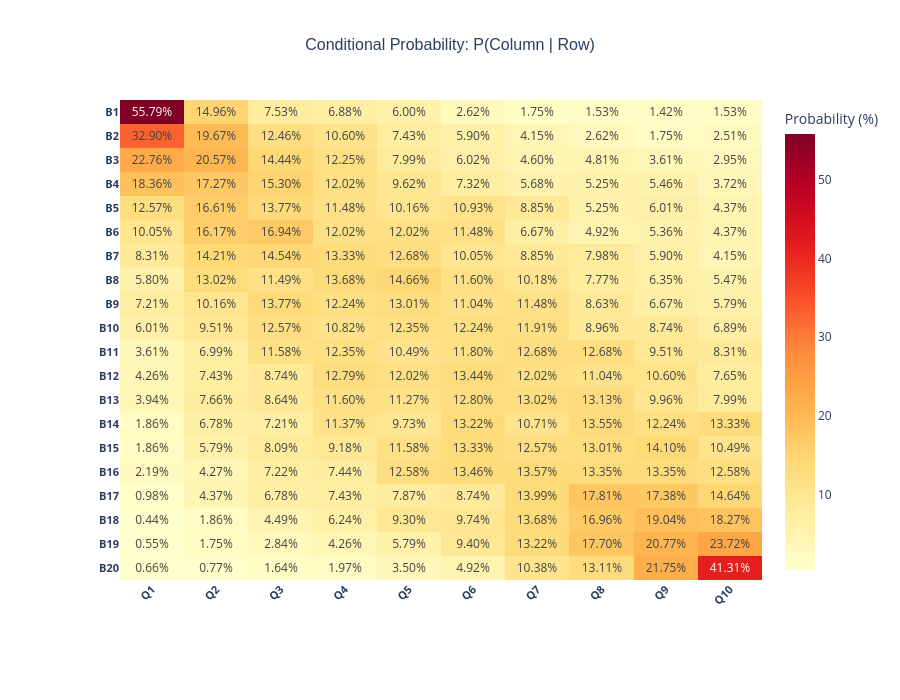

The notebook cell saved with this chart:
### Code cell
# Labels

x_labels = forward_cols #['10%', '25%', '50%', '75%'] 20
y_labels = forward_rows#['State A', 'State B', 'State C', 'State D', 'State E']

# Seaborn version
fig_sns, ax_sns = heatmap_seaborn(
    data=forward_matrix,
    x_labels=x_labels,
    y_labels=y_labels,
    title='Conditional Probability: P(Column | Row)',
    decimals=2,
    figsize=(10, 8)
)
plt.show()

# Plotly version
fig_plotly = heatmap_plotly(
    data=forward_matrix,
    x_labels=x_labels,
    y_labels=y_labels,
    title='Conditional Probability: P(Column | Row)',
    decimals=2,
    width=900,
    height=700
)
fig_plotly.show()

### Figure 1 — Plotly figure (JSON) as saved in the notebook; plotly's stock layout.template omitted (floating-point values rounded to 4 significant figures; data arrays with more than 128 entries replaced by an {"elided": "..."} marker saying what was removed)
{"data": [{"colorbar": {"title": {"text": "Probability (%)"}}, "colorscale": [[0, "rgb(255,255,204)"], [0.125, "rgb(255,237,160)"], [0.25, "rgb(254,217,118)"], [0.375, "rgb(254,178,76)"], [0.5, "rgb(253,141,60)"], [0.625, "rgb(252,78,42)"], [0.75, "rgb(227,26,28)"], [0.875, "rgb(189,0,38)"], [1, "rgb(128,0,38)"]], "text": {"elided": "20x10 str values"}, "textfont": {"size": 12}, "texttemplate": "%{text}", "type": "heatmap", "x": ["Q1", "Q2", "Q3", "Q4", "Q5", "Q6", "Q7", "Q8", "Q9", "Q10"], "y": ["B1", "B2", "B3", "B4", "B5", "B6", "B7", "B8", "B9", "B10", "B11", "B12", "B13", "B14", "B15", "B16", "B17", "B18", "B19", "B20"], "z": {"elided": "20x10 float values"}}], "layout": {"height": 700, "margin": {"b": 120, "l": 120, "r": 100, "t": 100}, "title": {"font": {"family": "Arial, sans-serif", "size": 16}, "text": "Conditional Probability: P(Column | Row)", "x": 0.5, "xanchor": "center"}, "width": 900, "xaxis": {"side": "bottom", "tickangle": -45, "tickfont": {"size": 11, "weight": "bold"}, "title": {"font": {"size": 14, "weight": "bold"}, "text": ""}}, "yaxis": {"autorange": "reversed", "tickfont": {"size": 11, "weight": "bold"}, "title": {"font": {"size": 14, "weight": "bold"}, "standoff": 25, "text": ""}}}}
